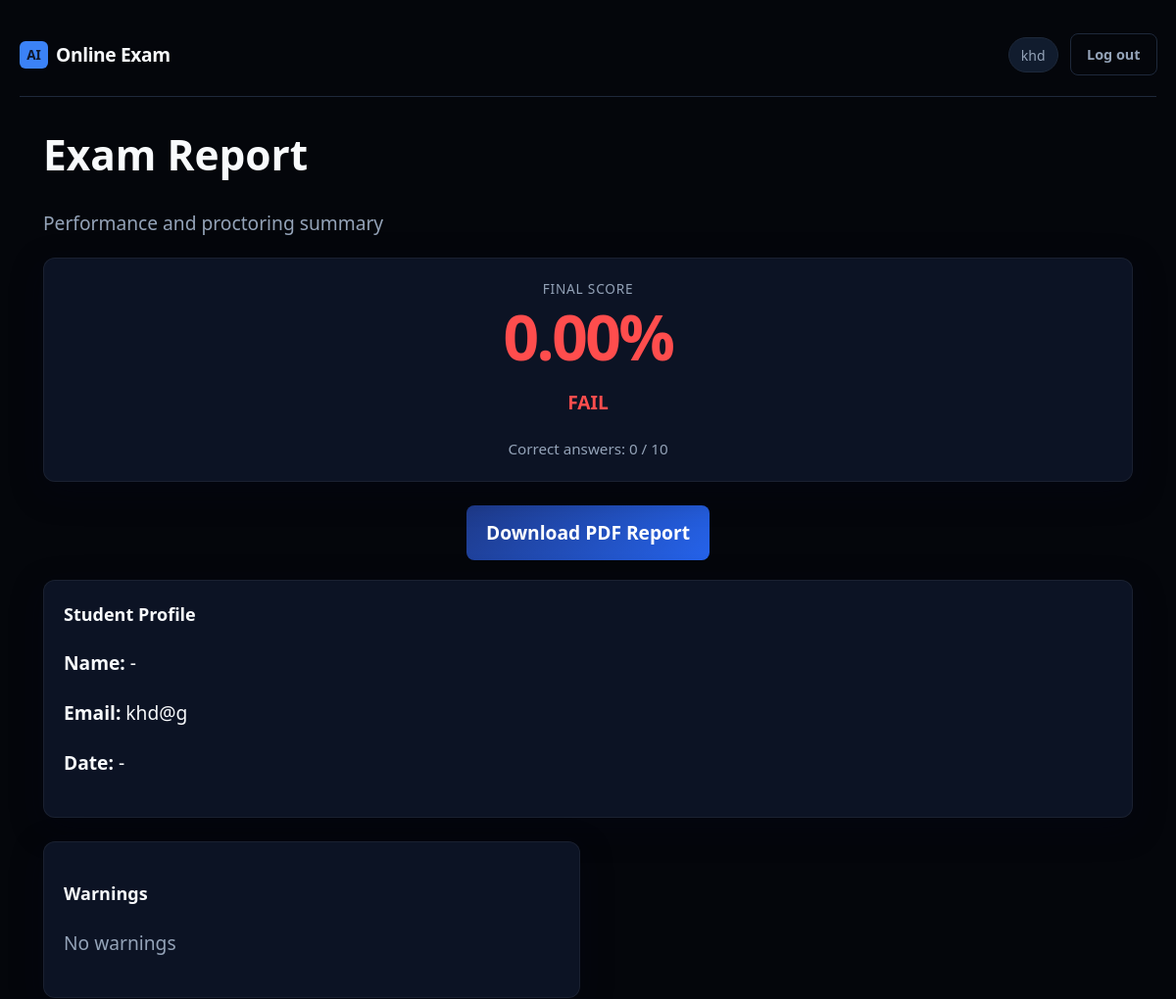
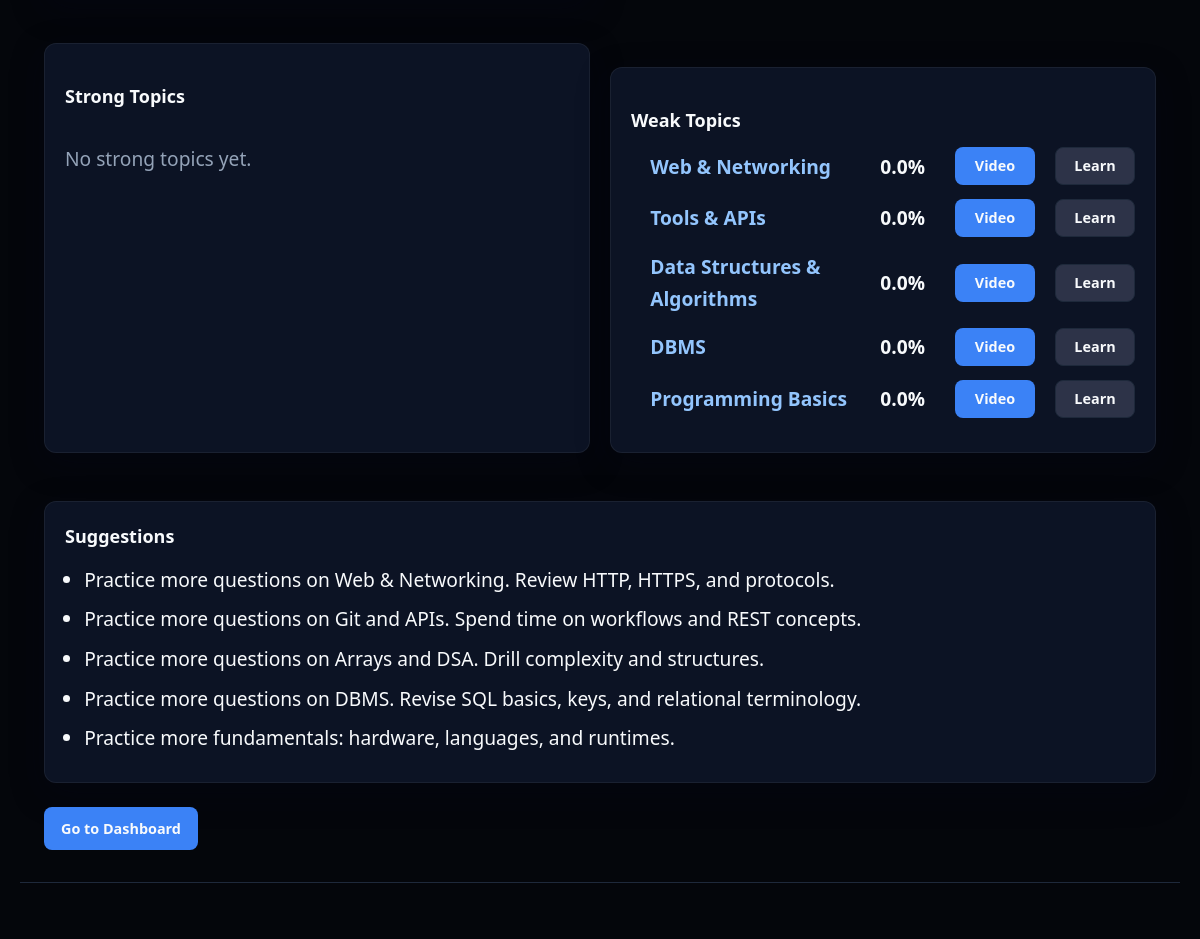
Screenshot of /exam-report/3 (signed in) with the database file from the repository (2 pictures, top to bottom).
### app.py (models this page shows)
class User(db.Model):
    __tablename__ = "users"
    id = db.Column(db.Integer, primary_key=True)
    username = db.Column(db.String(80), unique=True, nullable=False)
    email = db.Column(db.String(120), unique=True, nullable=False)
    password_hash = db.Column(db.String(256), nullable=False)
    roll_number = db.Column(db.String(50), unique=True, nullable=True)
    created_at = db.Column(db.DateTime, default=lambda: datetime.now(timezone.utc))
    is_admin = db.Column(db.Boolean, default=False)
    allow_reattempt = db.Column(db.Boolean, default=False)
    exam_access_enabled = db.Column(db.Boolean, default=True)
    exam_completed = db.Column(db.Boolean, default=False)
    admin_role = db.Column(db.String(20), nullable=True)
    is_blocked = db.Column(db.Boolean, default=False)
    block_reason = db.Column(db.String(255))
    attempts = db.relationship("Attempt", backref="user", lazy=True)

class Question(db.Model):
    __tablename__ = "questions"
    id = db.Column(db.Integer, primary_key=True)
    text = db.Column(db.Text, nullable=False)
    option_a = db.Column(db.String(500), nullable=False)
    option_b = db.Column(db.String(500), nullable=False)
    option_c = db.Column(db.String(500), nullable=False)
    option_d = db.Column(db.String(500), nullable=False)
    correct_answer = db.Column(db.String(1), nullable=False)
    topic = db.Column(db.String(80), default="General CS")

### app.py (the view)
@app.route('/exam-report/<int:attempt_id>')
@login_required
def exam_report(attempt_id):
    attempt = Attempt.query.get(attempt_id)
    if not attempt:
        flash("Report not found", "error")
        return redirect(url_for('dashboard'))
    if attempt.user_id != session['user_id']:
        flash("Access denied", "error")
        return redirect(url_for('dashboard'))
    user = User.query.get(attempt.user_id)
    report_data = build_report_data(attempt) if attempt.status == 'completed' else {}
    weak_topics = report_data.get("weak_topics", [])
    strong_topics = report_data.get("strong_topics", [])
    suggestions = report_data.get("suggestions", [])
    warnings = parse_warning_details(attempt)
    correct_answers = int((attempt.score or 0) / 10)  # adjust if needed
    total_questions = len(json.loads(attempt.question_ids_json))
    return render_template(
        'report.html',
        attempt=attempt,
        student=user,   # ⭐ CRITICAL FIX
        score=attempt.score or 0,
        correct_answers=correct_answers,
        total_questions=total_questions,
        warnings=warnings,
        weak_topics=weak_topics,
        strong_topics=strong_topics,
        suggestions=suggestions,
        learning_resources=LEARNING_RESOURCES
    )

### app.py (called while the page is built)
def login_required(f):
    @wraps(f)
    def decorated(*args, **kwargs):
        if "user_id" not in session:
            return redirect(url_for("login"))
        return f(*args, **kwargs)
    return decorated

def parse_question_ids(attempt):
    return json.loads(attempt.question_ids_json)

def parse_warning_details(attempt):
    raw = attempt.warning_details_json or "[]"
    try:
        parsed = json.loads(raw)
        return parsed if isinstance(parsed, list) else []
    except Exception:
        return []

def normalize_confidence(val):
    v = (val or "medium").lower()
    if v in ("low", "medium", "high"):
        return v
    return "medium"

### templates/report.html (shortened to what this page needs)
{% extends "base.html" %}
{% block body_class %}page-report{% endblock %}
{% block content %}
{% set score_value = score if score is defined else 0 %}
{% set pass_exam = score_value >= 75 %}
<div id="pdf-report" style="visibility: visible !important; display: block !important; opacity: 1 !important;">
  <div class="report-page-header" style="visibility: visible !important; display: block !important;">
    <h1 style="visibility: visible !important; display: block !important;">Exam Report</h1>
    <p class="muted" style="visibility: visible !important; display: block !important;">Performance and proctoring summary</p>
      </div>
  <section class="card report-hero-card {{ 'report-pass' if pass_exam else 'report-fail' }}">
    <p class="report-score-label">Final Score</p>
    <p class="report-score-big">{{ "%.2f"|format(score_value|float) }}%</p>
    <p class="{{ 'text-pass' if pass_exam else 'text-fail' }}">{{ "PASS" if pass_exam else "FAIL" }}</p>
    <p class="report-score-hint">
      Correct answers: {{ correct_answers or 0 }} / {{ total_questions or 0 }}
    </p>
  </section>
<div style="text-align: center; margin: 20px 0;">
  <a href="/report/{{ attempt.id }}/pdf-clean" class="download-btn">
    Download PDF Report
  </a>
</div>
<section class="card report-section">
  <h3>Student Profile</h3>
  <p><strong>Name:</strong> {{ student.name or "-" }}</p>
  <p><strong>Email:</strong> {{ student.email or "-" }}</p>
    <p><strong>Date:</strong> {{ student.date.split(' ')[0] if student.date else "-" }}</p>
</section>
<section class="report-grid">
  <div class="card report-risk-card">
    <h3>Warnings</h3>
    {% if warnings and warnings|length > 0 %}
      <ul class="warnings-list">
        {% for w in warnings %}
          <li class="warning-item">
            Warning {{ loop.index }} &ndash;
            Question {{ w.question }} &ndash;
            {{ w.message }}
          </li>
        {% endfor %}
      </ul>
    {% else %}
      <p class="muted">No warnings</p>
    {% endif %}
  </div>
</section>
<div class="topics-row">
    <div class="card topics-box">
        <h3>Strong Topics</h3>
        {% if strong_topics and strong_topics|length > 0 %}
          <ul class="topic-list">
            {% for topic in strong_topics %}
              <li>
                <span class="topic-name">{{ topic.name }}</span>
                <span class="topic-acc">{{ topic.accuracy }}%</span>
              </li>
            {% endfor %}
          </ul>
        {% else %}
          <p class="muted">No strong topics yet.</p>
        {% endif %}
    </div>
    <div class="card topics-box">
        <h3>Weak Topics</h3>
        {% if weak_topics and weak_topics|length > 0 %}
          <ul class="topic-list">
            {% for topic in weak_topics %}
              {% set resource = learning_resources.get(topic.name) if learning_resources else None %}
              <div class="topic-row">
                <span class="topic-name topic-weak-em">{{ topic.name }}</span>
                <div class="topic-actions">
                  <span class="topic-percentage">{{ topic.accuracy }}%</span>
                  {% if resource %}
                    <a href="{{ resource.youtube }}" target="_blank" class="btn btn-primary">Video</a>
                    <a href="{{ resource.website }}" target="_blank" class="btn btn-secondary">Learn</a>
                  {% else %}
                    <a href="https://www.youtube.com/results?search_query={{ topic.name|urlencode }}" target="_blank" class="btn btn-primary">Video</a>
                  {% endif %}
                </div>
              </div>
            {% endfor %}
          </ul>
        {% else %}
          <p class="muted">No weak topics.</p>
        {% endif %}
    </div>
</div>
{% if suggestions and suggestions|length > 0 %}
<section class="card report-section">
  <h3>Suggestions</h3>
  <ul class="suggestion-list">
    {% for s in suggestions %}
      <li>{{ s }}</li>
    {% endfor %}
  </ul>
</section>
{% endif %}
<div class="report-actions">
  <a href="{{ url_for('dashboard') }}" class="btn btn-primary">Go to Dashboard</a>
</div>
</div>
{% endblock %}

### static/css/style.css (style rules this page uses)
:root { --bg: #0f172a; --bg-elevated: #111c2e; --border: #1e293b; --text: #f8fafc; --muted: #94a3b8; --accent: #3b82f6; --accent-dim: #2563eb; --accent-glow: rgba(59, 130, 246, 0.35); --success: #22c55e; --error: #ef4444; --radius: 10px; --font: "Segoe UI", system-ui, -apple-system, sans-serif; }
*, *::before, *::after { box-sizing: border-box; }
body { margin: 0; min-height: 100vh; font-family: var(--font); background: var(--bg); color: var(--text); font-size: 1.2rem; line-height: 1.65; }
a { color: var(--accent); text-decoration: none; }
.muted { color: var(--muted); }
.card { background: rgba(17, 28, 46, 0.72); border: 1px solid rgba(148, 163, 184, 0.18); border-radius: var(--radius); padding: 1.5rem 1.6rem; box-shadow: 0 10px 32px rgba(2, 6, 23, 0.35); backdrop-filter: blur(8px); -webkit-backdrop-filter: blur(8px); transition: transform 0.2s ease, box-shadow 0.2s ease, border-color 0.2s ease; }
.btn { display: inline-flex; align-items: center; justify-content: center; padding: 0.55rem 1rem; border-radius: 8px; font-size: 0.9rem; font-weight: 600; border: 1px solid transparent; cursor: pointer; font-family: inherit; transition: background 0.15s, border-color 0.15s; }
.btn-primary { background: var(--accent); color: #f8fafc; }
.btn-secondary { background: #2d3348; color: var(--text); border-color: var(--border); }
.report-grid { display: grid; gap: 1rem; margin-bottom: 1.25rem; }
@media (min-width: 560px) { .report-grid { grid-template-columns: 1fr 1fr; } }
.report-score-label { margin: 0; font-size: 0.85rem; color: var(--muted); text-transform: uppercase; letter-spacing: 0.06em; }
.report-section h3 { margin-top: 0; font-size: 1rem; }
.topic-list { margin: 0; padding-left: 1.2rem; }
.topic-name { font-weight: 600; }
.suggestion-list { margin: 0; padding-left: 1.2rem; }
.suggestion-list li { margin-bottom: 0.5rem; }
.report-actions { margin-top: 1.5rem; }
.report-page-header h1 { margin: 0 0 0.35rem; font-size: 2.65rem; font-weight: 800; }
.report-hero-card { text-align: center; padding: 2rem 1.5rem; margin-bottom: 1.25rem; border-width: 2px; }
.report-fail { border-color: rgba(59, 130, 246, 0.35); background: linear-gradient(180deg, rgba(37, 99, 235, 0.1) 0%, var(--bg-elevated) 100%); }
.report-score-big { margin: 0.35rem 0; font-size: 4rem; font-weight: 900; letter-spacing: -0.04em; line-height: 1; }
.report-fail .report-score-big { color: #60a5fa; }
.report-score-hint { margin: 0.5rem 0 0; font-size: 0.95rem; color: var(--muted); }
.report-risk-card { margin-bottom: 1rem; }
.text-fail { color: #60a5fa; }
.topic-weak-em { color: #93c5fd; }
body.page-report { background: #020617 url("https://images.unsplash.com/photo-1618005182384-a83a8bd57fbe?auto=format&fit=crop&w=1920&q=80") center / cover no-repeat fixed; }
.btn, .btn-primary, .btn-outline, button, a.btn, a.btn-primary, a.btn-outline { transition: all 0.25s ease; position: relative; }
.dash-stat-card, .card, .highlight-card { transition: all 0.25s ease; }
.btn, button { will-change: transform; }

### templates/base.html (style rules this page uses)
body { margin: 0; padding: 0; }
html, body { width: 100%; overflow-x: hidden; }
.dashboard, .report-page, .page-dashboard, .page-report { width: 100%; }

### rows the page displays
User: email "khd@g"
Question: name "Web & Networking", accuracy "0.0"
Question: name "Tools & APIs", accuracy "0.0"
Question: name "Data Structures & Algorithms", accuracy "0.0"
Question: name "DBMS", accuracy "0.0"
Question: name "Programming Basics", accuracy "0.0"

### other values shown
{{ session.get('username') }} "khd"
{{ "%.2f"|format(score_value|float) }} "0.00"
{{ "PASS" if pass_exam else "FAIL" }} "FAIL"
{{ correct_answers or 0 }} "0"
{{ total_questions or 0 }} "10"
{{ student.name or "-" }} "-"
{{ student.date.split(' ')[0] if student.date else "-" }} "-"
{{ s }} "Practice more questions on Web & Networking. Review HTTP, HTTPS, and protocols." "Practice more questions on Git and APIs. Spend time on workflows and REST concepts." "Practice more questions on Arrays and DSA. Drill complexity and structures." "Practice more questions on DBMS. Revise SQL basics, keys, and relational terminology." "Practice more fundamentals: hardware, languages, and runtimes."
